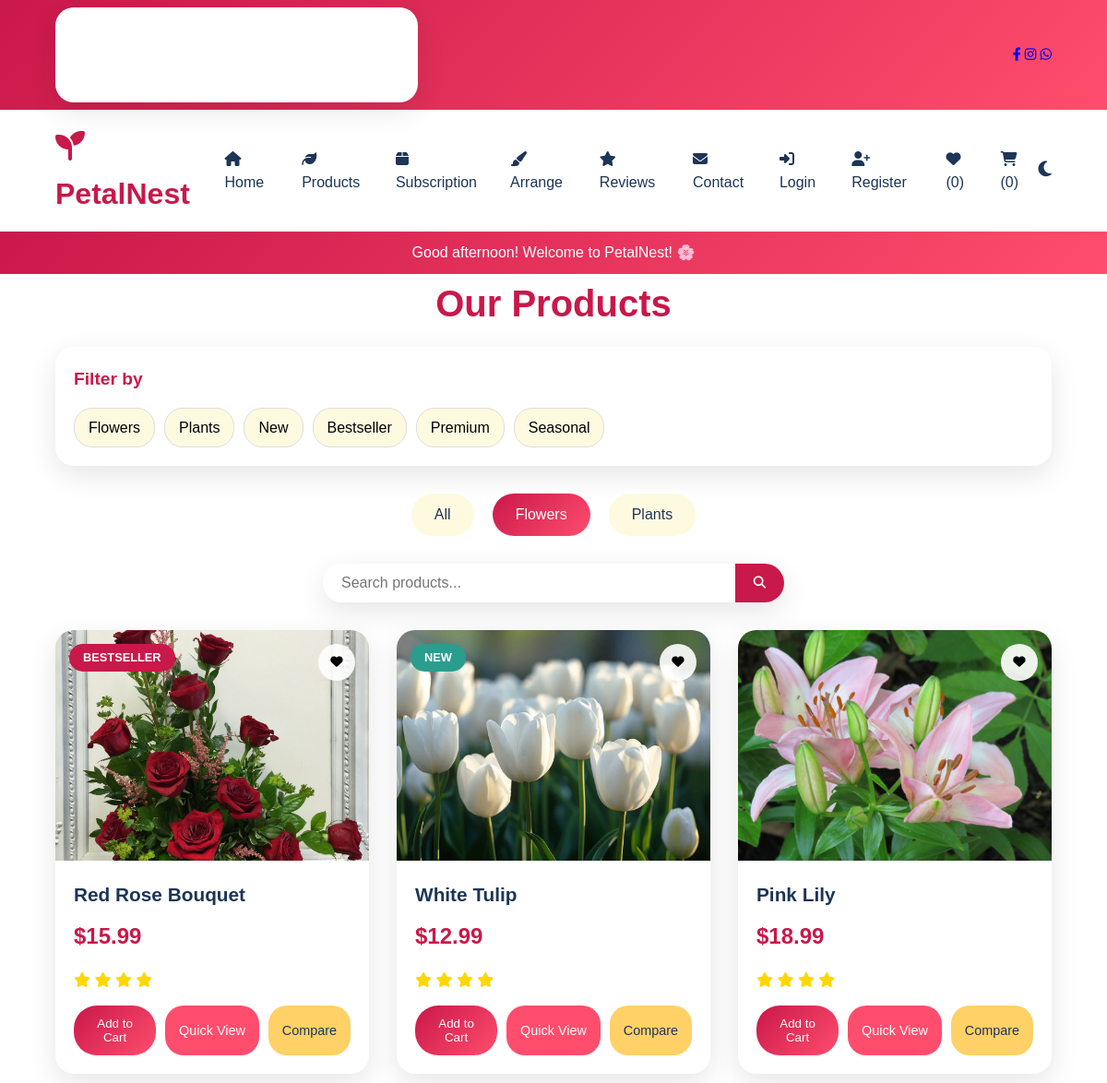
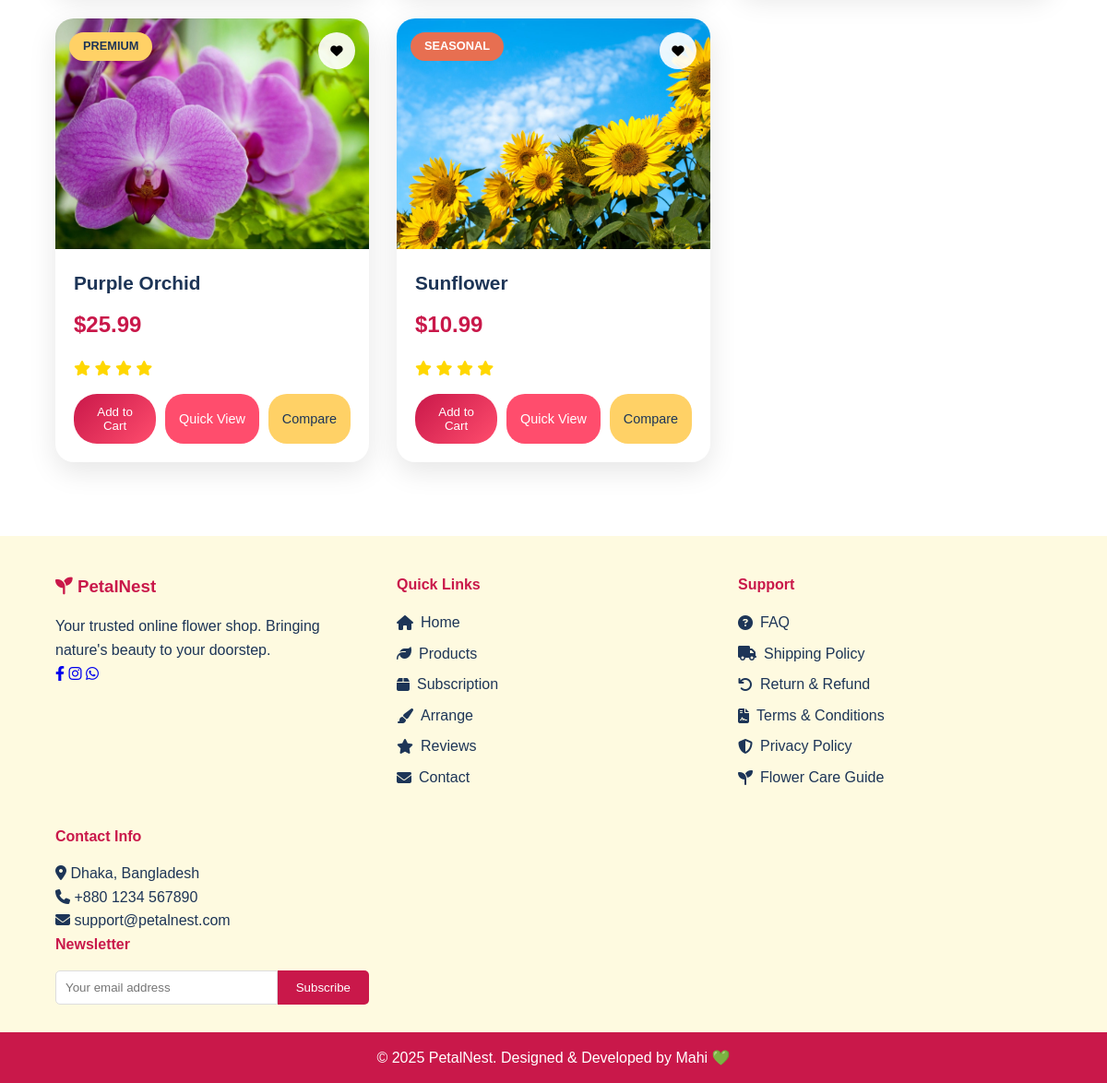
The page /products.php?category=flower on the database its author committed (2 pictures, top to bottom).
### tables this page shows
CREATE TABLE `products` (
  `id` int(11) NOT NULL,
  `name` varchar(100) NOT NULL,
  `description` text DEFAULT NULL,
  `price` decimal(10,2) NOT NULL,
  `stock` int(11) DEFAULT 1,
  `image` varchar(255) DEFAULT NULL,
  `category` enum('flower','plant') NOT NULL,
  `badge` enum('new','seasonal','bestseller','out_of_stock','premium','') DEFAULT NULL,
  `tips` text DEFAULT NULL,
  `rating` decimal(3,2) DEFAULT 0.00,
  `discount_percent` decimal(5,2) DEFAULT 0.00,
  `featured` tinyint(1) DEFAULT 0,
  `created_at` timestamp NOT NULL DEFAULT current_timestamp()
);

### products.php (the view, shortened to what this page needs)
<?php
include 'includes/header.php';
include_once 'includes/functions.php';
$category = $_GET['category'] ?? 'all';
$search = trim($_GET['search'] ?? '');
$sql = "SELECT * FROM products WHERE 1";
if ($category !== 'all') {
    $sql .= " AND category = '$category'";
}
$sql .= " ORDER BY created_at DESC";
$res = $conn->query($sql);
?>
<section class="products-section">
    <div class="container">
        <h2 class="section-title">Our Products</h2>
        <div class="filter-section">
            <h3 class="filter-title">Filter by</h3>
            <div class="filter-options">
                <div class="filter-option" data-filter="flower">Flowers</div>
                <div class="filter-option" data-filter="plant">Plants</div>
                <div class="filter-option" data-filter="new">New</div>
                <div class="filter-option" data-filter="bestseller">Bestseller</div>
                <div class="filter-option" data-filter="premium">Premium</div>
                <div class="filter-option" data-filter="seasonal">Seasonal</div>
            </div>
        </div>
        <div class="category-tabs">
            <a href="products.php?category=all" class="category-tab <?= $category === 'all' ? 'active' : '' ?>">All</a>
            <a href="products.php?category=flower" class="category-tab <?= $category === 'flower' ? 'active' : '' ?>">Flowers</a>
            <a href="products.php?category=plant" class="category-tab <?= $category === 'plant' ? 'active' : '' ?>">Plants</a>
        </div>
        <div class="search-bar">
            <form method="GET">
                <input type="text" name="search" placeholder="Search products..." value="<?= htmlspecialchars($search) ?>">
                <button type="submit"><i class="fas fa-search"></i></button>
            </form>
        </div>
        <div class="products-grid">
            <?php while ($p = $res->fetch_assoc()): ?>
            <div class="product-card" data-category="<?= $p['category'] ?>" data-badge="<?= $p['badge'] ?>">
                <div class="product-image">
                    <img src="<?= htmlspecialchars($p['image']) ?>" alt="<?= htmlspecialchars($p['name']) ?>">
                    <?php if ($p['badge']): ?>
                        <span class="product-badge badge-<?= $p['badge'] ?>"><?= $p['badge'] ?></span>
                    <?php endif; ?>
                    <button class="wishlist-btn" data-id="<?= $p['id'] ?>">
                        <i class="fas fa-heart"></i>
                    </button>
                </div>
                <div class="product-info">
                    <h3 class="product-name"><?= htmlspecialchars($p['name']) ?></h3>
                    <div class="product-price">$<?= number_format($p['price'], 2) ?></div>
                    <div class="product-rating">
                        <?php for ($i = 1; $i <= 5; $i++): ?>
                            <i class="fas fa-star<?= $i <= $p['rating'] ? '' : '-o' ?>"></i>
                        <?php endfor; ?>
                    </div>
                    <div class="product-actions">
                        <?php if ($p['stock'] > 0): ?>
                            <button class="btn-add-cart" data-id="<?= $p['id'] ?>">Add to Cart</button>
                        <?php else: ?>
                            <button class="btn-add-cart" disabled>Out of Stock</button>
                        <?php endif; ?>
                        <button class="quick-view-btn" data-id="<?= $p['id'] ?>">Quick View</button>
                        <button class="compare-btn" data-id="<?= $p['id'] ?>" data-name="<?= htmlspecialchars($p['name']) ?>" data-price="<?= $p['price'] ?>" data-image="<?= htmlspecialchars($p['image']) ?>">Compare</button>
                    </div>
                </div>
            </div>
            <?php endwhile; ?>
        </div>
    </div>
</section>
<?php include 'includes/footer.php'; ?>

### assets/css/style.css (style rules this page uses)
:root { --primary: #c9184a; --secondary: #ff4d6d; --accent: #ffd166; --dark: #1d3557; --light: #fefae0; --success: #2a9d8f; --warning: #e76f51; --gradient: linear-gradient(135deg, var(--primary), var(--secondary)); --shadow: 0 10px 30px rgba(0,0,0,0.1); --transition: all 0.3s cubic-bezier(0.175, 0.885, 0.32, 1.275); }
* { margin: 0; padding: 0; box-sizing: border-box; scroll-behavior: smooth; }
body { font-family: 'Poppins', sans-serif; background: var(--bg); color: var(--text); line-height: 1.6; overflow-x: hidden; }
.container { width: 90%; max-width: 1200px; margin: 0 auto; }
.section-title { text-align: center; font-size: 2.5em; color: var(--primary); margin-bottom: 15px; }
.product-card { background: white; border-radius: 20px; box-shadow: var(--shadow); overflow: hidden; transition: var(--transition); position: relative; }
.product-image { position: relative; height: 250px; overflow: hidden; }
.product-image img { width: 100%; height: 100%; object-fit: cover; transition: transform 0.5s; }
.product-badge { position: absolute; top: 15px; left: 15px; padding: 5px 15px; border-radius: 20px; font-size: 0.8em; font-weight: bold; text-transform: uppercase; z-index: 2; }
.badge-new { background: var(--success); color: white; }
.badge-seasonal { background: var(--warning); color: white; }
.badge-bestseller { background: var(--primary); color: white; }
.badge-premium { background: var(--accent); color: var(--dark); }
.wishlist-btn { position: absolute; top: 15px; right: 15px; background: rgba(255,255,255,0.9); border: none; width: 40px; height: 40px; border-radius: 50%; cursor: pointer; transition: all 0.3s; display: flex; align-items: center; justify-content: center; z-index: 2; }
.product-info { padding: 20px; }
.product-name { font-size: 1.3em; color: var(--dark); margin-bottom: 10px; }
.product-price { font-size: 1.5em; color: var(--primary); font-weight: bold; margin-bottom: 15px; }
.product-rating { margin-bottom: 15px; }
.product-rating i { color: #FFD700; }
.product-actions { display: flex; gap: 10px; }
.btn-add-cart { flex: 1; background: var(--gradient); color: white; border: none; padding: 12px; border-radius: 25px; cursor: pointer; transition: all 0.3s; font-weight: 500; }
.quick-view-btn { background: var(--secondary); color: white; border: none; padding: 8px 15px; border-radius: 20px; cursor: pointer; font-size: 0.9em; transition: all 0.3s; }
.compare-btn { background: var(--accent); color: var(--dark); border: none; padding: 8px 15px; border-radius: 20px; cursor: pointer; font-size: 0.9em; transition: all 0.3s; }
.filter-section { background: white; border-radius: 20px; padding: 20px; box-shadow: var(--shadow); margin-bottom: 30px; }
.filter-title { font-size: 1.2rem; font-weight: bold; margin-bottom: 15px; color: var(--primary); }
.filter-options { display: flex; flex-wrap: wrap; gap: 10px; }
.filter-option { background: var(--light); border: 1px solid #ddd; border-radius: 20px; padding: 8px 15px; cursor: pointer; transition: var(--transition); }
.category-tabs { display: flex; justify-content: center; gap: 20px; margin-bottom: 30px; }
.category-tab { padding: 10px 25px; background: var(--light); border: none; border-radius: 25px; cursor: pointer; transition: var(--transition); font-weight: 500; text-decoration: none; color: var(--dark); }
.category-tab.active, .category-tab:hover { background: var(--gradient); color: white; }
.search-bar { max-width: 500px; margin: 0 auto 30px; }
.search-bar form { display: flex; border-radius: 25px; overflow: hidden; box-shadow: var(--shadow); }
.search-bar input { flex: 1; border: none; padding: 12px 20px; font-size: 1em; }
.search-bar button { background: var(--primary); color: white; border: none; padding: 0 20px; cursor: pointer; }
.products-grid { display: grid; grid-template-columns: repeat(auto-fit, minmax(300px, 1fr)); gap: 30px; }

### rows shown on the page
products: image (picture), badge "BESTSELLER", name "Red Rose Bouquet", price "15.99"
products: image (picture), badge "NEW", name "White Tulip", price "12.99"
products: image (picture), name "Pink Lily", price "18.99"
products: image (picture), badge "PREMIUM", name "Purple Orchid", price "25.99"
products: image (picture), badge "SEASONAL", name "Sunflower", price "10.99"

### other values the page prints
wishlist_count() "0"
cart_count() "0"
